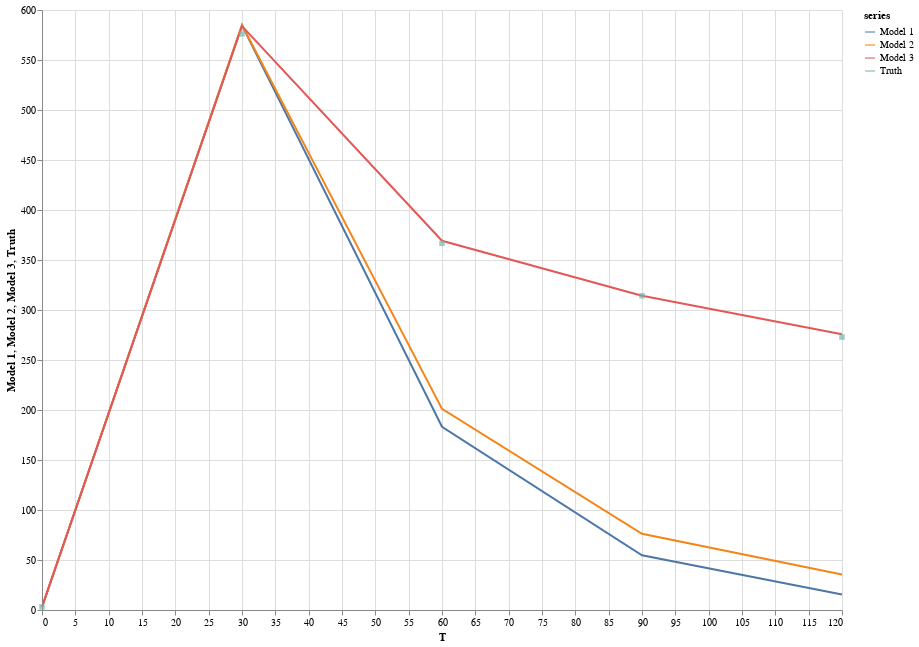

Notebook cell for this chart:
### Code cell
plot("Models vs. Actual", 
     [m1, m2, m3, ground_truth],
     times,
     "T")

### Figure 1 — Vega-Lite specification as saved in the notebook (floating-point values rounded to 4 significant figures)
{"$schema": "https://vega.github.io/schema/vega-lite/v4.json", "data": {"values": [{"Model 1": 3, "T": 0, "series": "Model 1"}, {"Model 2": 3, "T": 0, "series": "Model 2"}, {"Model 3": 3, "T": 0, "series": "Model 3"}, {"T": 0, "Truth": 3, "series": "Truth"}, {"Model 1": 584.6, "T": 30, "series": "Model 1"}, {"Model 2": 584.9, "T": 30, "series": "Model 2"}, {"Model 3": 584.0, "T": 30, "series": "Model 3"}, {"T": 30, "Truth": 576.1, "series": "Truth"}, {"Model 1": 183.2, "T": 60, "series": "Model 1"}, {"Model 2": 201.2, "T": 60, "series": "Model 2"}, {"Model 3": 369.2, "T": 60, "series": "Model 3"}, {"T": 60, "Truth": 366.6, "series": "Truth"}, {"Model 1": 54.67, "T": 90, "series": "Model 1"}, {"Model 2": 76.21, "T": 90, "series": "Model 2"}, {"Model 3": 314.2, "T": 90, "series": "Model 3"}, {"T": 90, "Truth": 314.2, "series": "Truth"}, {"Model 1": 15.53, "T": 120, "series": "Model 1"}, {"Model 2": 35.55, "T": 120, "series": "Model 2"}, {"Model 3": 275.7, "T": 120, "series": "Model 3"}, {"T": 120, "Truth": 272.9, "series": "Truth"}]}, "description": "", "height": 600, "layer": [{"encoding": {"color": {"field": "series", "type": "nominal"}, "x": {"field": "T", "type": "quantitative"}, "y": {"field": "Model 1", "type": "quantitative"}}, "mark": "line"}, {"encoding": {"color": {"field": "series", "type": "nominal"}, "x": {"field": "T", "type": "quantitative"}, "y": {"field": "Model 2", "type": "quantitative"}}, "mark": "line"}, {"encoding": {"color": {"field": "series", "type": "nominal"}, "x": {"field": "T", "type": "quantitative"}, "y": {"field": "Model 3", "type": "quantitative"}}, "mark": "line"}, {"encoding": {"color": {"field": "series", "type": "nominal"}, "x": {"field": "T", "type": "quantitative"}, "y": {"field": "Truth", "type": "quantitative"}}, "mark": "square"}], "width": 800}
